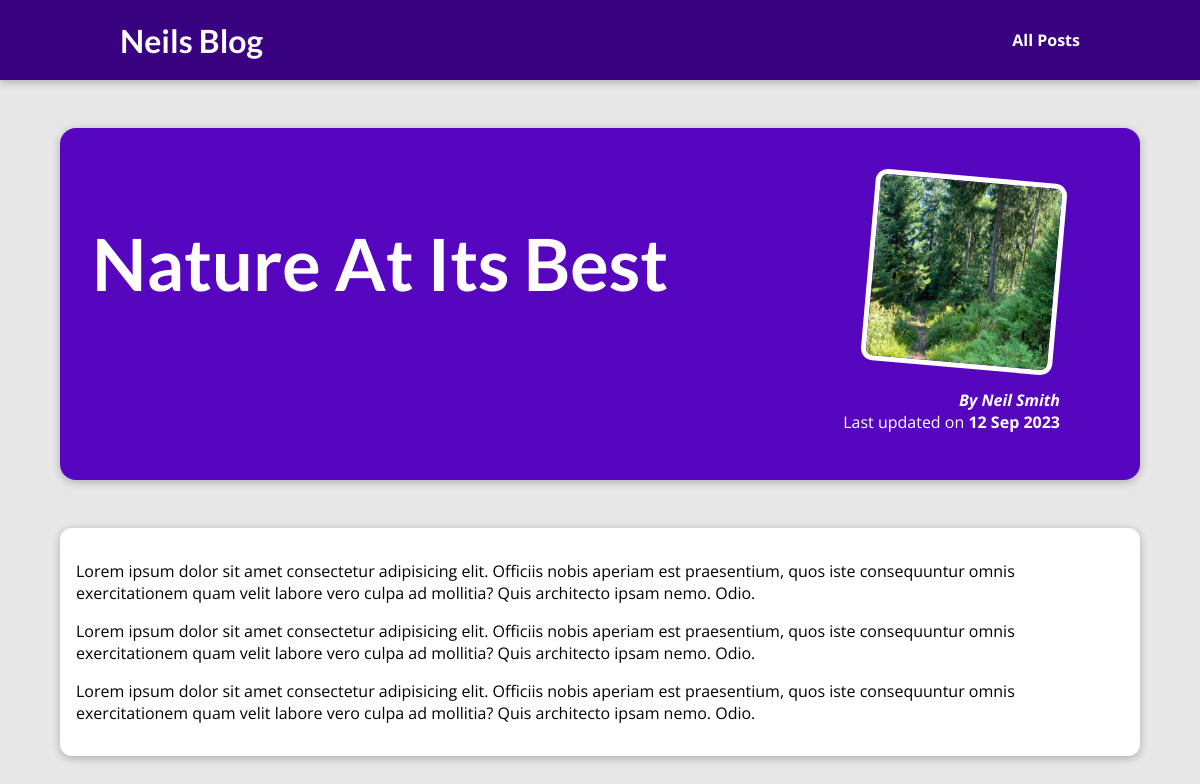
The page /posts/nature-at-its-best on the database its author committed.
### blog/models.py (models this page shows, shortened)
class Post(models.Model):
    title = models.CharField(max_length=150)
    excerpt = models.CharField(max_length=200)
    image_name = models.CharField(max_length=100)
    date = models.DateField(auto_now=True)
    slug = models.SlugField(unique=True, db_index=True)
    content = models.TextField(validators=[MinLengthValidator(10)])
    author = models.ForeignKey(Author, on_delete=models.SET_NULL, null=True, related_name="posts")
    tags = models.ManyToManyField(Tag)

class Author(models.Model):
    first_name = models.CharField(max_length=100)
    last_name = models.CharField(max_length=100)
    email_address = models.EmailField()
    def full_name(self):
        return f"{self.first_name} {self.last_name}"
    def __str__(self):
        return self.full_name()

### blog/views.py (the view)
# urls.py: path("posts/<slug>", views.post_detail, name="post-detail-page"),
def post_detail(request, slug):
    this_post = get_object_or_404(Post, slug=slug)
    return render(request, "blog/post-detail.html", {
        "post": this_post
    })

### blog/templates/blog/post-detail.html (shortened to what this page needs)
 {% extends 'base.html' %}
 {% load static %}
 {% block css_files %}
<link rel="stylesheet" href="{% static 'blog/post-detail.css' %}">
{% endblock css_files %}
{% block content %}
 <section id="summary">
    <h2>{{ post.title }}</h2>
    <article>
        <img src="{% static 'blog/images/'|add:post.image_name %}" alt="{{ post.title }}">
        <address>By {{ post.author }}</address>
        <div>
            Last updated on <time>{{ post.date|date:'d M Y'}}</time>
        </div>
    </article>
 </section>
 <main>
   {{ post.content|linebreaks}}
 </main>
{% endblock content %}

### static/app.css (style rules this page uses)
* { box-sizing: border-box; }
html { font-family: 'Open Sans', 'Lato', sans-serif; }
body { margin: 0; }
h1, h2, h3 { font-family: 'Lato', sans-serif; font-weight: bold; }

### blog/static/blog/post-detail.css (style rules this page uses)
body { background-color: #e7e7e7; }
#summary { margin: 8rem auto 3rem auto; padding: 2rem; width: 90%; max-width: 90rem; border-radius: 16px; background-color: #5706c0; position: relative; box-shadow: 0 2px 8px rgba(0, 0, 0, 0.25); height: 22rem; }
#summary h2 { color: white; font-size: 4.5rem; }
#summary article { position: absolute; top: 2rem; right: 3rem; padding: 1rem 2rem; border-radius: 12px; text-align: right; color: white; }
#summary article img { width: 12rem; height: 12rem; border-radius: 12px; transform: rotateZ(5deg); border: 5px solid white; margin-bottom: 1rem; }
#summary address { font-weight: bold; }
#summary time { font-weight: bold; }
main { width: 90%; max-width: 90rem; margin: 3rem auto; background-color: white; padding: 1rem; border-radius: 12px; box-shadow: 0 2px 8px rgba(0, 0, 0, 0.25); }

### rows shown on the page
Post: title "Nature At Its Best", image_name (picture), author "Neil Smith", date "12 Sep 2023", content "Lorem ipsum dolor sit amet consectetur adipisicing elit. Officiis nobis aperiam est praesentium, quos iste consequuntur omnis exercitationem quam velit labore vero culpa ad mollitia? Quis architecto ipsam nemo. Odio. Lorem ipsum dolor sit amet consectetur adipisicing elit. Officiis nobis aperiam est praesentium, quos iste consequuntur omnis exercitationem quam velit labore vero culpa ad mollitia? Quis architecto ipsam nemo. Odio. Lorem ipsum dolor sit amet consectetur adipisicing elit. Officiis nobis aperiam est praesentium, quos iste consequuntur omnis exercitationem quam velit labore vero culpa ad mollitia? Quis architecto ipsam nemo. Odio."
